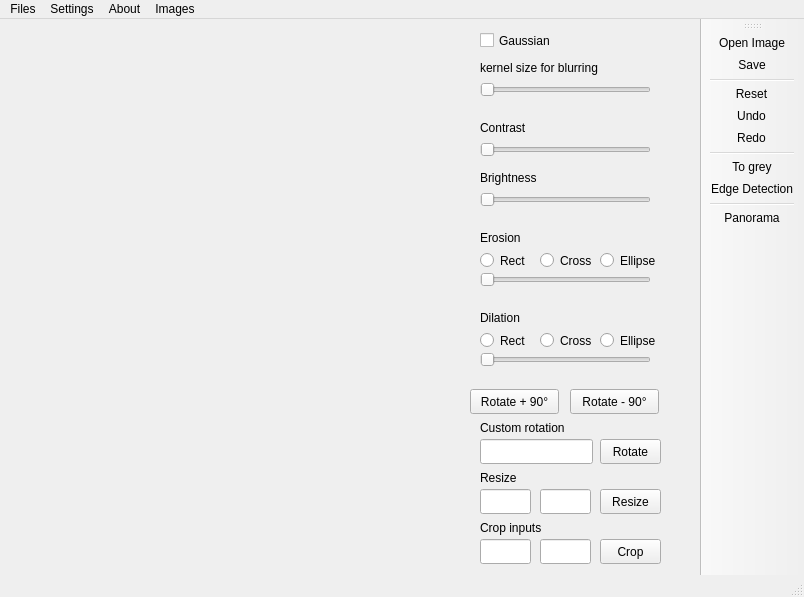
<?xml version="1.0" encoding="UTF-8"?>
<ui version="4.0">
 <class>MainWindow</class>
 <widget class="QMainWindow" name="MainWindow">
  <property name="geometry">
   <rect>
    <x>0</x>
    <y>0</y>
    <width>804</width>
    <height>597</height>
   </rect>
  </property>
  <property name="windowTitle">
   <string>MainWindow</string>
  </property>
  <widget class="QWidget" name="centralwidget">
   <property name="enabled">
    <bool>true</bool>
   </property>
   <widget class="QWidget" name="imageWidget" native="true">
    <property name="geometry">
     <rect>
      <x>10</x>
      <y>10</y>
      <width>441</width>
      <height>541</height>
     </rect>
    </property>
   </widget>
   <widget class="QWidget" name="containerWidget" native="true">
    <property name="geometry">
     <rect>
      <x>470</x>
      <y>10</y>
      <width>211</width>
      <height>541</height>
     </rect>
    </property>
    <widget class="QWidget" name="contrastWidget" native="true">
     <property name="geometry">
      <rect>
       <x>0</x>
       <y>80</y>
       <width>201</width>
       <height>101</height>
      </rect>
     </property>
     <widget class="QLabel" name="label_3">
      <property name="geometry">
       <rect>
        <x>10</x>
        <y>10</y>
        <width>181</width>
        <height>17</height>
       </rect>
      </property>
      <property name="text">
       <string>Contrast</string>
      </property>
     </widget>
     <widget class="QSlider" name="slider_contrast">
      <property name="geometry">
       <rect>
        <x>10</x>
        <y>30</y>
        <width>171</width>
        <height>21</height>
       </rect>
      </property>
      <property name="orientation">
       <enum>Qt::Horizontal</enum>
      </property>
     </widget>
     <widget class="QLabel" name="label_4">
      <property name="geometry">
       <rect>
        <x>10</x>
        <y>60</y>
        <width>181</width>
        <height>17</height>
       </rect>
      </property>
      <property name="text">
       <string>Brightness</string>
      </property>
     </widget>
     <widget class="QSlider" name="slider_brightness">
      <property name="geometry">
       <rect>
        <x>10</x>
        <y>80</y>
        <width>171</width>
        <height>21</height>
       </rect>
      </property>
      <property name="orientation">
       <enum>Qt::Horizontal</enum>
      </property>
     </widget>
    </widget>
    <widget class="QWidget" name="blurWidget" native="true">
     <property name="geometry">
      <rect>
       <x>0</x>
       <y>0</y>
       <width>201</width>
       <height>71</height>
      </rect>
     </property>
     <widget class="QLabel" name="label">
      <property name="geometry">
       <rect>
        <x>10</x>
        <y>30</y>
        <width>181</width>
        <height>17</height>
       </rect>
      </property>
      <property name="text">
       <string>kernel size for blurring</string>
      </property>
     </widget>
     <widget class="QSlider" name="slider_blur">
      <property name="geometry">
       <rect>
        <x>10</x>
        <y>50</y>
        <width>171</width>
        <height>21</height>
       </rect>
      </property>
      <property name="orientation">
       <enum>Qt::Horizontal</enum>
      </property>
     </widget>
     <widget class="QCheckBox" name="gaussianBox">
      <property name="geometry">
       <rect>
        <x>10</x>
        <y>0</y>
        <width>92</width>
        <height>23</height>
       </rect>
      </property>
      <property name="text">
       <string>Gaussian</string>
      </property>
     </widget>
    </widget>
    <widget class="QWidget" name="rotationWidget" native="true">
     <property name="geometry">
      <rect>
       <x>0</x>
       <y>350</y>
       <width>201</width>
       <height>91</height>
      </rect>
     </property>
     <widget class="QPushButton" name="buttonRotateM90">
      <property name="geometry">
       <rect>
        <x>100</x>
        <y>10</y>
        <width>89</width>
        <height>25</height>
       </rect>
      </property>
      <property name="text">
       <string>Rotate - 90°</string>
      </property>
     </widget>
     <widget class="QPushButton" name="buttonRotateP90">
      <property name="geometry">
       <rect>
        <x>0</x>
        <y>10</y>
        <width>89</width>
        <height>25</height>
       </rect>
      </property>
      <property name="text">
       <string>Rotate + 90°</string>
      </property>
     </widget>
     <widget class="QPushButton" name="customRotate">
      <property name="geometry">
       <rect>
        <x>130</x>
        <y>60</y>
        <width>61</width>
        <height>25</height>
       </rect>
      </property>
      <property name="text">
       <string>Rotate</string>
      </property>
     </widget>
     <widget class="QLabel" name="labelRotate">
      <property name="geometry">
       <rect>
        <x>10</x>
        <y>40</y>
        <width>181</width>
        <height>17</height>
       </rect>
      </property>
      <property name="text">
       <string>Custom rotation</string>
      </property>
     </widget>
     <widget class="QLineEdit" name="customRotateInput">
      <property name="geometry">
       <rect>
        <x>10</x>
        <y>60</y>
        <width>113</width>
        <height>25</height>
       </rect>
      </property>
     </widget>
    </widget>
    <widget class="QWidget" name="widget" native="true">
     <property name="geometry">
      <rect>
       <x>0</x>
       <y>440</y>
       <width>201</width>
       <height>101</height>
      </rect>
     </property>
     <widget class="QLabel" name="labelResize">
      <property name="geometry">
       <rect>
        <x>10</x>
        <y>0</y>
        <width>181</width>
        <height>17</height>
       </rect>
      </property>
      <property name="text">
       <string>Resize</string>
      </property>
     </widget>
     <widget class="QLabel" name="labelCrop">
      <property name="geometry">
       <rect>
        <x>10</x>
        <y>50</y>
        <width>181</width>
        <height>17</height>
       </rect>
      </property>
      <property name="text">
       <string>Crop inputs</string>
      </property>
     </widget>
     <widget class="QPushButton" name="cropButton">
      <property name="geometry">
       <rect>
        <x>130</x>
        <y>70</y>
        <width>61</width>
        <height>25</height>
       </rect>
      </property>
      <property name="text">
       <string>Crop</string>
      </property>
     </widget>
     <widget class="QLineEdit" name="cropInputX">
      <property name="geometry">
       <rect>
        <x>10</x>
        <y>70</y>
        <width>51</width>
        <height>25</height>
       </rect>
      </property>
     </widget>
     <widget class="QLineEdit" name="cropInputY">
      <property name="geometry">
       <rect>
        <x>70</x>
        <y>70</y>
        <width>51</width>
        <height>25</height>
       </rect>
      </property>
     </widget>
     <widget class="QLineEdit" name="resizeW">
      <property name="geometry">
       <rect>
        <x>10</x>
        <y>20</y>
        <width>51</width>
        <height>25</height>
       </rect>
      </property>
     </widget>
     <widget class="QPushButton" name="resizeButton">
      <property name="geometry">
       <rect>
        <x>130</x>
        <y>20</y>
        <width>61</width>
        <height>25</height>
       </rect>
      </property>
      <property name="text">
       <string>Resize</string>
      </property>
     </widget>
     <widget class="QLineEdit" name="resizeH">
      <property name="geometry">
       <rect>
        <x>70</x>
        <y>20</y>
        <width>51</width>
        <height>25</height>
       </rect>
      </property>
     </widget>
    </widget>
    <widget class="QWidget" name="contrastWidget_2" native="true">
     <property name="geometry">
      <rect>
       <x>0</x>
       <y>190</y>
       <width>201</width>
       <height>71</height>
      </rect>
     </property>
     <widget class="QLabel" name="erosionLabel">
      <property name="geometry">
       <rect>
        <x>10</x>
        <y>10</y>
        <width>181</width>
        <height>17</height>
       </rect>
      </property>
      <property name="text">
       <string>Erosion</string>
      </property>
     </widget>
     <widget class="QSlider" name="erosionBar">
      <property name="geometry">
       <rect>
        <x>10</x>
        <y>50</y>
        <width>171</width>
        <height>21</height>
       </rect>
      </property>
      <property name="orientation">
       <enum>Qt::Horizontal</enum>
      </property>
     </widget>
     <widget class="QRadioButton" name="erosionRadio1">
      <property name="geometry">
       <rect>
        <x>70</x>
        <y>30</y>
        <width>61</width>
        <height>23</height>
       </rect>
      </property>
      <property name="text">
       <string>Cross</string>
      </property>
     </widget>
     <widget class="QRadioButton" name="erosionRadio0">
      <property name="geometry">
       <rect>
        <x>10</x>
        <y>30</y>
        <width>61</width>
        <height>23</height>
       </rect>
      </property>
      <property name="text">
       <string>Rect</string>
      </property>
     </widget>
     <widget class="QRadioButton" name="erosionRadio2">
      <property name="geometry">
       <rect>
        <x>130</x>
        <y>30</y>
        <width>71</width>
        <height>23</height>
       </rect>
      </property>
      <property name="text">
       <string>Ellipse</string>
      </property>
     </widget>
    </widget>
    <widget class="QWidget" name="contrastWidget_3" native="true">
     <property name="geometry">
      <rect>
       <x>0</x>
       <y>270</y>
       <width>201</width>
       <height>71</height>
      </rect>
     </property>
     <widget class="QLabel" name="dilationLabel">
      <property name="geometry">
       <rect>
        <x>10</x>
        <y>10</y>
        <width>181</width>
        <height>17</height>
       </rect>
      </property>
      <property name="text">
       <string>Dilation</string>
      </property>
     </widget>
     <widget class="QSlider" name="dilationBar">
      <property name="geometry">
       <rect>
        <x>10</x>
        <y>50</y>
        <width>171</width>
        <height>21</height>
       </rect>
      </property>
      <property name="orientation">
       <enum>Qt::Horizontal</enum>
      </property>
     </widget>
     <widget class="QRadioButton" name="dilationRadio1">
      <property name="geometry">
       <rect>
        <x>70</x>
        <y>30</y>
        <width>61</width>
        <height>23</height>
       </rect>
      </property>
      <property name="text">
       <string>Cross</string>
      </property>
     </widget>
     <widget class="QRadioButton" name="dilationRadio0">
      <property name="geometry">
       <rect>
        <x>10</x>
        <y>30</y>
        <width>61</width>
        <height>23</height>
       </rect>
      </property>
      <property name="text">
       <string>Rect</string>
      </property>
     </widget>
     <widget class="QRadioButton" name="dilationRadio2">
      <property name="geometry">
       <rect>
        <x>130</x>
        <y>30</y>
        <width>71</width>
        <height>23</height>
       </rect>
      </property>
      <property name="text">
       <string>Ellipse</string>
      </property>
     </widget>
    </widget>
   </widget>
  </widget>
  <widget class="QMenuBar" name="menubar">
   <property name="geometry">
    <rect>
     <x>0</x>
     <y>0</y>
     <width>804</width>
     <height>22</height>
    </rect>
   </property>
   <widget class="QMenu" name="menuFiles">
    <property name="title">
     <string>Files</string>
    </property>
    <addaction name="actionOpen"/>
    <addaction name="actionSave"/>
   </widget>
   <widget class="QMenu" name="menuSettings">
    <property name="title">
     <string>Settings</string>
    </property>
    <addaction name="actionLanguage"/>
   </widget>
   <widget class="QMenu" name="menuAbout">
    <property name="title">
     <string>About</string>
    </property>
    <addaction name="actionAbout"/>
   </widget>
   <widget class="QMenu" name="menuImages">
    <property name="title">
     <string>Images</string>
    </property>
    <addaction name="actionReset"/>
    <addaction name="actionUndo"/>
    <addaction name="actionRedo"/>
    <addaction name="separator"/>
    <addaction name="actionToGrey"/>
    <addaction name="actionDetectEdges"/>
    <addaction name="separator"/>
    <addaction name="actionPanorama"/>
   </widget>
   <addaction name="menuFiles"/>
   <addaction name="menuSettings"/>
   <addaction name="menuAbout"/>
   <addaction name="menuImages"/>
  </widget>
  <widget class="QToolBar" name="toolBar">
   <property name="windowTitle">
    <string>toolBar</string>
   </property>
   <attribute name="toolBarArea">
    <enum>RightToolBarArea</enum>
   </attribute>
   <attribute name="toolBarBreak">
    <bool>false</bool>
   </attribute>
   <addaction name="actionOpen"/>
   <addaction name="actionSave"/>
   <addaction name="separator"/>
   <addaction name="actionReset"/>
   <addaction name="actionUndo"/>
   <addaction name="actionRedo"/>
   <addaction name="separator"/>
   <addaction name="actionToGrey"/>
   <addaction name="actionDetectEdges"/>
   <addaction name="separator"/>
   <addaction name="actionPanorama"/>
  </widget>
  <widget class="QStatusBar" name="statusbar"/>
  <action name="actionOpen">
   <property name="text">
    <string>Open Image</string>
   </property>
  </action>
  <action name="actionSave">
   <property name="text">
    <string>Save</string>
   </property>
  </action>
  <action name="actionLanguage">
   <property name="text">
    <string>Language</string>
   </property>
  </action>
  <action name="actionAbout">
   <property name="text">
    <string>About</string>
   </property>
  </action>
  <action name="actionToGrey">
   <property name="text">
    <string>To grey</string>
   </property>
  </action>
  <action name="actionReset">
   <property name="text">
    <string>Reset</string>
   </property>
  </action>
  <action name="actionUndo">
   <property name="text">
    <string>Undo</string>
   </property>
  </action>
  <action name="actionRedo">
   <property name="text">
    <string>Redo</string>
   </property>
  </action>
  <action name="actionDetectEdges">
   <property name="text">
    <string>Edge Detection</string>
   </property>
  </action>
  <action name="actionPanorama">
   <property name="text">
    <string>Panorama</string>
   </property>
   <property name="toolTip">
    <string>Open the assets folder</string>
   </property>
  </action>
  <action name="actionBlur">
   <property name="text">
    <string>Blur</string>
   </property>
  </action>
 </widget>
 <resources/>
 <connections>
  <connection>
   <sender>actionOpen</sender>
   <signal>triggered()</signal>
   <receiver>MainWindow</receiver>
   <slot>open()</slot>
   <hints>
    <hint type="sourcelabel">
     <x>-1</x>
     <y>-1</y>
    </hint>
    <hint type="destinationlabel">
     <x>399</x>
     <y>299</y>
    </hint>
   </hints>
  </connection>
  <connection>
   <sender>actionToGrey</sender>
   <signal>triggered()</signal>
   <receiver>MainWindow</receiver>
   <slot>imageToGrey()</slot>
   <hints>
    <hint type="sourcelabel">
     <x>-1</x>
     <y>-1</y>
    </hint>
    <hint type="destinationlabel">
     <x>401</x>
     <y>298</y>
    </hint>
   </hints>
  </connection>
  <connection>
   <sender>actionReset</sender>
   <signal>triggered()</signal>
   <receiver>MainWindow</receiver>
   <slot>reset()</slot>
   <hints>
    <hint type="sourcelabel">
     <x>-1</x>
     <y>-1</y>
    </hint>
    <hint type="destinationlabel">
     <x>401</x>
     <y>298</y>
    </hint>
   </hints>
  </connection>
  <connection>
   <sender>actionUndo</sender>
   <signal>triggered()</signal>
   <receiver>MainWindow</receiver>
   <slot>undo()</slot>
   <hints>
    <hint type="sourcelabel">
     <x>-1</x>
     <y>-1</y>
    </hint>
    <hint type="destinationlabel">
     <x>401</x>
     <y>298</y>
    </hint>
   </hints>
  </connection>
  <connection>
   <sender>actionRedo</sender>
   <signal>triggered()</signal>
   <receiver>MainWindow</receiver>
   <slot>redo()</slot>
   <hints>
    <hint type="sourcelabel">
     <x>-1</x>
     <y>-1</y>
    </hint>
    <hint type="destinationlabel">
     <x>401</x>
     <y>298</y>
    </hint>
   </hints>
  </connection>
  <connection>
   <sender>actionDetectEdges</sender>
   <signal>triggered()</signal>
   <receiver>MainWindow</receiver>
   <slot>detectEdges()</slot>
   <hints>
    <hint type="sourcelabel">
     <x>-1</x>
     <y>-1</y>
    </hint>
    <hint type="destinationlabel">
     <x>401</x>
     <y>298</y>
    </hint>
   </hints>
  </connection>
  <connection>
   <sender>actionPanorama</sender>
   <signal>triggered()</signal>
   <receiver>MainWindow</receiver>
   <slot>createPanorama()</slot>
   <hints>
    <hint type="sourcelabel">
     <x>-1</x>
     <y>-1</y>
    </hint>
    <hint type="destinationlabel">
     <x>401</x>
     <y>298</y>
    </hint>
   </hints>
  </connection>
 </connections>
 <slots>
  <slot>open()</slot>
  <slot>reset()</slot>
  <slot>imageToGrey()</slot>
  <slot>undo()</slot>
  <slot>redo()</slot>
  <slot>detectEdges()</slot>
  <slot>createPanorama()</slot>
  <slot>createBlurImage()</slot>
 </slots>
</ui>
